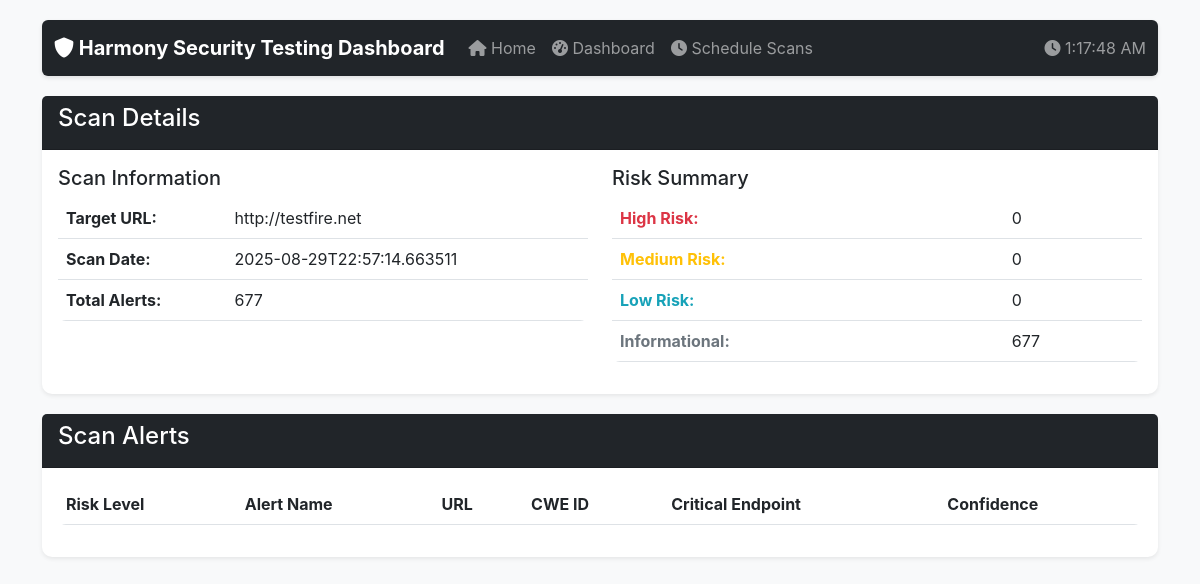
/scan/2, run on the app's committed database.
### tables this page shows
CREATE TABLE scans (
                id INTEGER PRIMARY KEY,
                target_url TEXT NOT NULL,
                scan_date TEXT NOT NULL,
                total_alerts INTEGER,
                high_risk INTEGER,
                medium_risk INTEGER,
                low_risk INTEGER,
                info_risk INTEGER,
                status TEXT DEFAULT 'Completed',
                duration INTEGER DEFAULT 0,
                scan_type TEXT DEFAULT 'Full'
            , progress INTEGER DEFAULT 0, scheduled_scan_id INTEGER REFERENCES scheduled_scans(id));

### app.py (the view)
@app.route('/scan/<int:scan_id>')
def scan_details(scan_id):
    conn = get_db_connection()
    scan = conn.execute('SELECT * FROM scans WHERE id = ?', (scan_id,)).fetchone()
    if not scan:
        conn.close()
        return "Scan not found", 404
    conn.close()
    return render_template('scan_details.html', scan=dict(scan))

### app.py (called while the page is built)
def get_db_connection():
    try:
        conn = sqlite3.connect(DB_PATH)
        conn.row_factory = sqlite3.Row
        return conn
    except Exception as e:
        logger.error(f"Database connection error: {e}")
        raise

### templates/scan_details.html (shortened to what this page needs)
{% extends "base.html" %}
{% block content %}
<div class="row">
    <div class="col-md-12">
        <div class="card">
            <div class="card-header bg-dark text-white">
                <h4>Scan Details</h4>
            </div>
            <div class="card-body">
                <div class="row">
                    <div class="col-md-6">
                        <h5>Scan Information</h5>
                        <table class="table">
                            <tr>
                                <th>Target URL:</th>
                                <td>{{ scan.target_url }}</td>
                            </tr>
                            <tr>
                                <th>Scan Date:</th>
                                <td>{{ scan.scan_date }}</td>
                            </tr>
                            <tr>
                                <th>Total Alerts:</th>
                                <td>{{ scan.total_alerts }}</td>
                            </tr>
                        </table>
                    </div>
                    <div class="col-md-6">
                        <h5>Risk Summary</h5>
                        <table class="table">
                            <tr>
                                <th class="risk-high">High Risk:</th>
                                <td>{{ scan.high_risk }}</td>
                            </tr>
                            <tr>
                                <th class="risk-medium">Medium Risk:</th>
                                <td>{{ scan.medium_risk }}</td>
                            </tr>
                            <tr>
                                <th class="risk-low">Low Risk:</th>
                                <td>{{ scan.low_risk }}</td>
                            </tr>
                            <tr>
                                <th class="risk-info">Informational:</th>
                                <td>{{ scan.info_risk }}</td>
                            </tr>
                        </table>
                    </div>
                </div>
            </div>
        </div>
    </div>
</div>
<div class="row">
    <div class="col-md-12">
        <div class="card">
            <div class="card-header bg-dark text-white">
                <h4>Scan Alerts</h4>
            </div>
            <div class="card-body">
                <div class="table-responsive">
                    <table id="scanAlertsTable" class="table table-striped table-hover">
                        <thead>
                            <tr>
                                <th>Risk Level</th>
                                <th>Alert Name</th>
                                <th>URL</th>
                                <th>CWE ID</th>
                                <th>Critical Endpoint</th>
                                <th>Confidence</th>
                            </tr>
                        </thead>
                    </table>
                </div>
            </div>
        </div>
    </div>
</div>
{% endblock %}

### templates/base.html (style rules this page uses)
body { padding-top: 20px; padding-bottom: 20px; background-color: #f8f9fa; font-family: -apple-system, BlinkMacSystemFont, 'Segoe UI', Roboto, sans-serif; }
.card { margin-bottom: 20px; box-shadow: 0 0.125rem 0.25rem rgba(0, 0, 0, 0.075); border: none; border-radius: 10px; }
.risk-high { color: #dc3545; font-weight: bold; }
.risk-medium { color: #ffc107; font-weight: bold; }
.risk-low { color: #17a2b8; font-weight: bold; }
.risk-info { color: #6c757d; font-weight: bold; }
.table { border-radius: 8px; overflow: hidden; }

### data on the page
scans: target_url "http://testfire.net", scan_date "2025-08-29T22:57:14.663511", total_alerts "677", high_risk "0", medium_risk "0", low_risk "0", info_risk "677"
